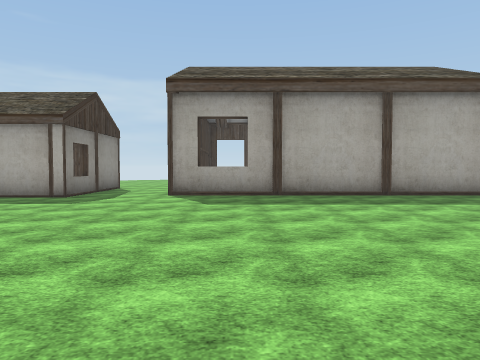
[1] (above)

24 first-person views from a walk through a scene from a Unity 3-D project. The camera is 1.5 m above the floor, tilts 2° down and sees 70° across. The floor is counted in squares, 2 m on a side. Each view is taken from the middle of a square. On the plan, view 1 faces up. The plan holds only what a view shows up to about 11 squares ahead; the rest is blank. The place goes on beyond the plan. Some surface patterns are stand-ins.

[2]
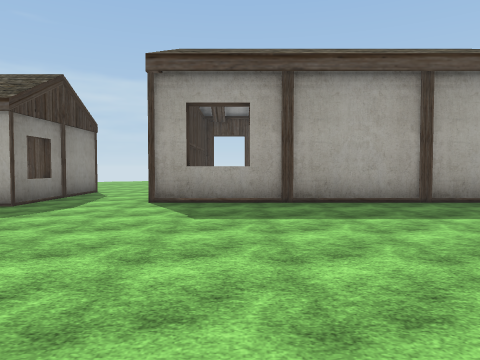

[3]
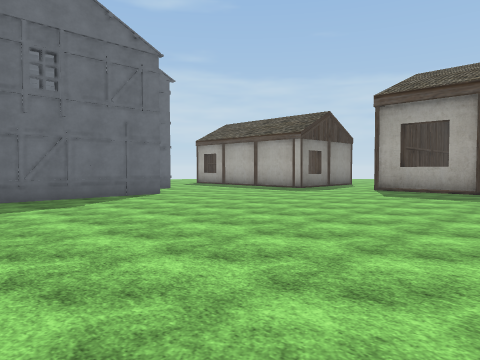

[4]
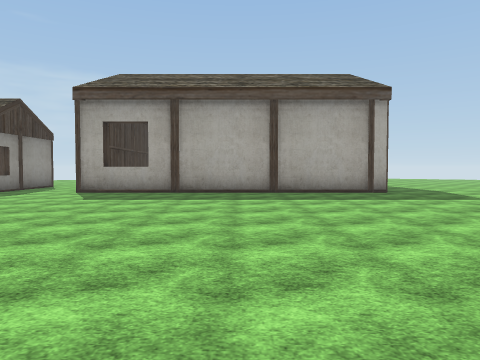

[5]
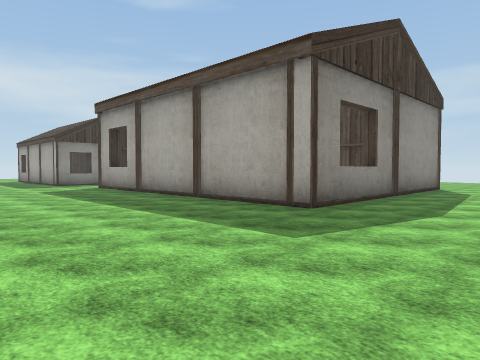

[6]
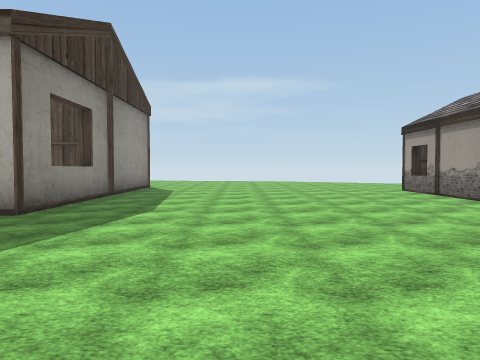

[7]
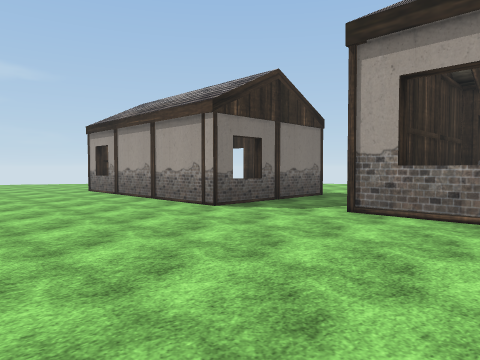

[8]
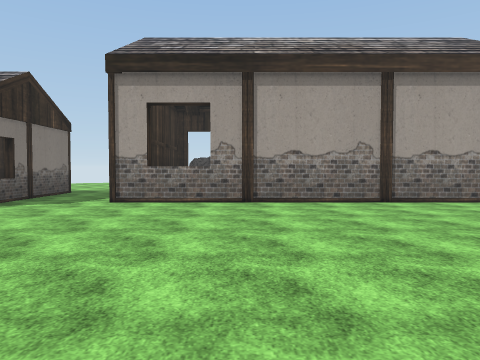

[9]
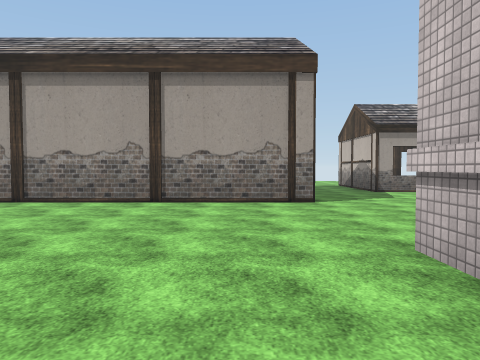

[10]
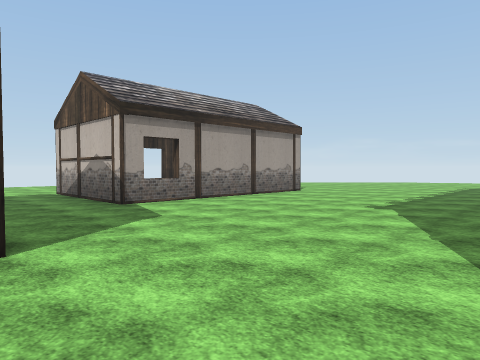

[11]
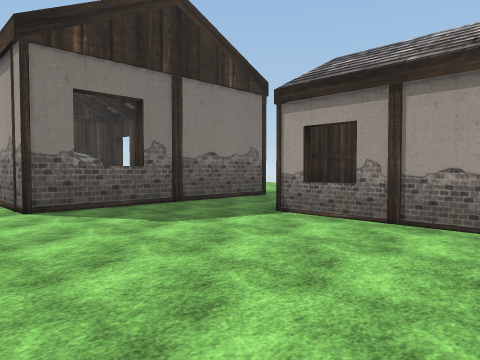

[12]
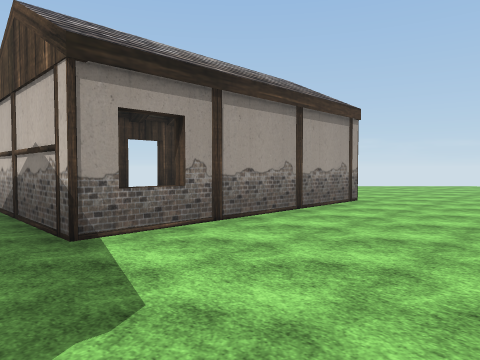

[13]
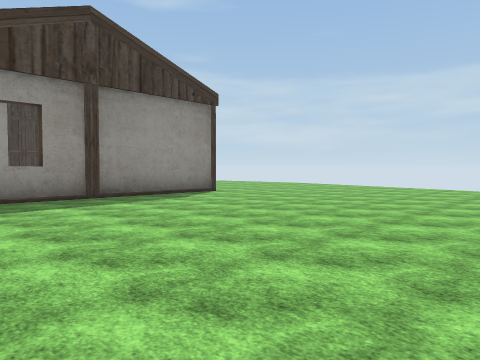

[14]
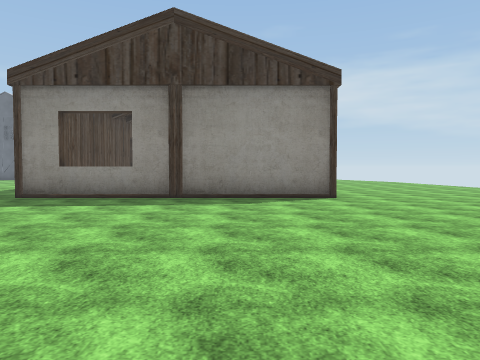

[15]
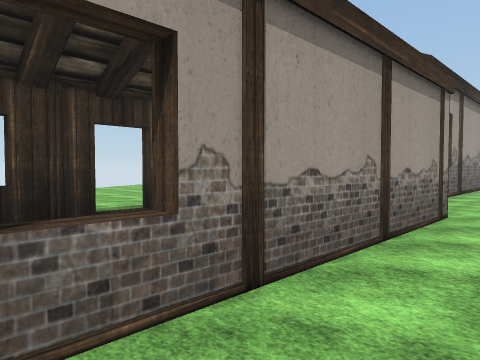

[16]
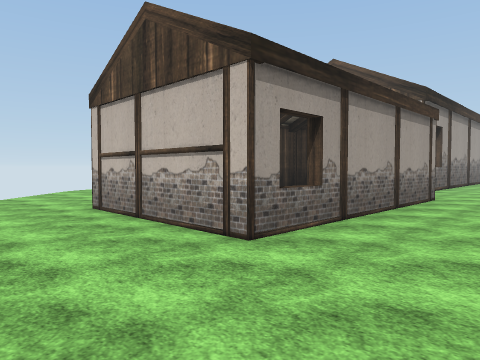

[17]
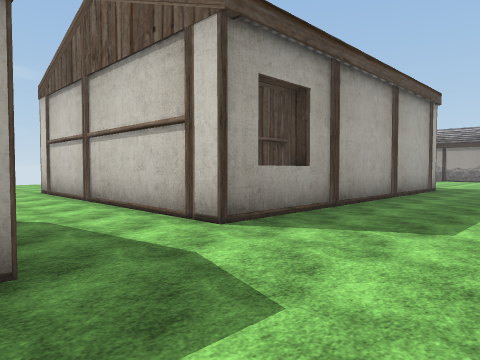

[18]
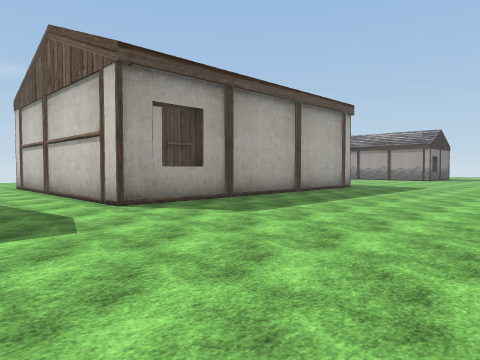

[19]
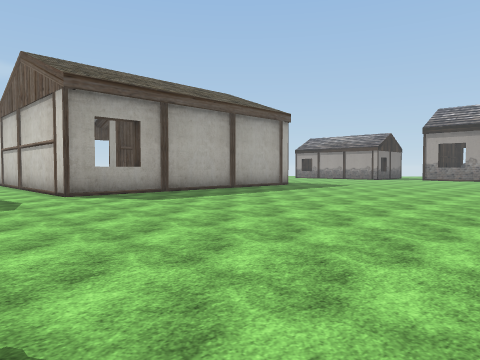

[20]
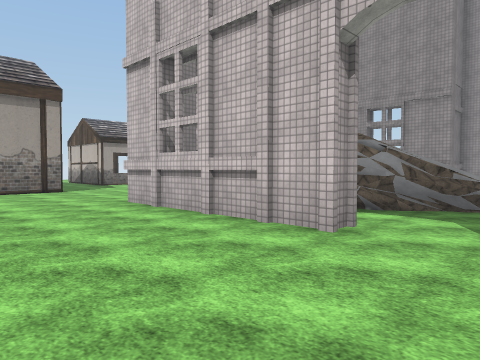

[21]
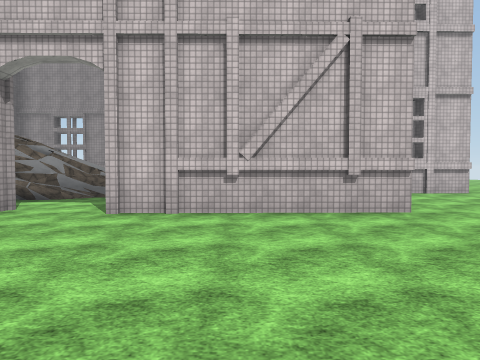

[22]
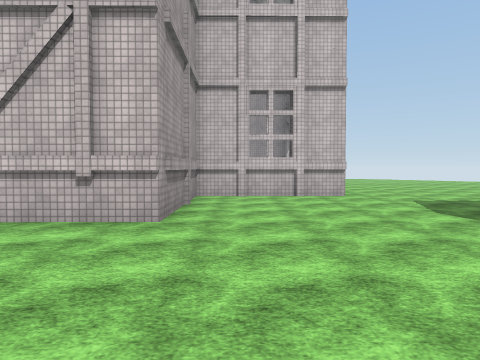

[23]
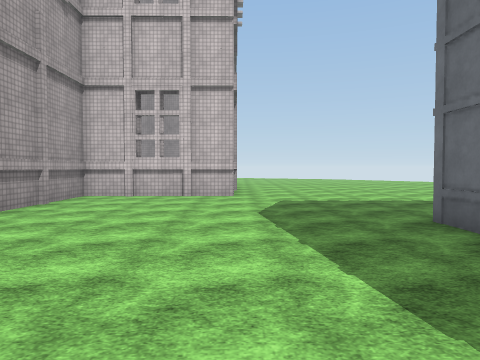

[24]
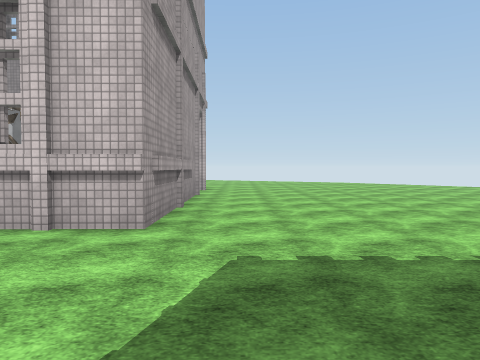

### Floor plan
Points are (right, up) in squares from view 1. A wall is a line through its corners. A room is listed if a view was taken in it or the views show most of it. See-through windows are left out.
Room 1 (views 1, 2, 3, 4, 5, 6, 7, 8, 9, 10, 11, 12, 13, 14, 15, 16, 17, 18, 19, 20, 21, 22, 23, 24)
walls: (8.1, -2.7) (13.1, -2.6); (17.6, 9.2) (16.4, 9.2) (16.4, 15.4) (20.5, 15.4); (7.4, 17.5) (7.4, 9.4) (-1.9, 9.4) (-1.9, 12.6); (20.5, -2.6) (17.5, -2.6) (17.5, 6.9); (-4.5, 12.8) (-4.5, 8.7) (-5.5, 8.7); (-2.8, -11.5) (-2.8, -7.2) (1.2, -7.2) (1.1, -2.8) (6.3, -2.7); (20.7, -11.5) (20.7, -5.2)
ways out: opening at (-3, 12); opening at (7.5, -3); opening at (18, 7.5); opening at (21, -4); opening at (21, 17)

Positions as (right, up) in squares from view 1, and headings:
1: (0, 0), facing up
2: (0, 2), facing up
3: (3, -2), facing up-left
4: (3, -1), facing up
5: (11, 4), facing up-left
6: (11, 4), facing up
7: (12, 4), facing up-right
8: (10, 4), facing right
9: (10, -1), facing right
10: (14, -2), facing down-right
11: (16, -9), facing up-right
12: (17, -4), facing down-right
13: (16, 10), facing up-left
14: (16, 15), facing left
15: (15, 15), facing down-right
16: (14, 18), facing down-right
17: (-5, 6), facing up-right
18: (-5, 3), facing up-right
19: (-5, 0), facing up-right
20: (6, 1), facing down-right
21: (4, 3), facing down
22: (0, 2), facing down
23: (-3, 2), facing down
24: (-4, -3), facing down
